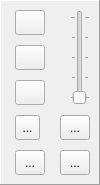
           <widget class="QFrame" name="frame">
            <property name="sizePolicy">
             <sizepolicy hsizetype="Fixed" vsizetype="Fixed">
              <horstretch>0</horstretch>
              <verstretch>0</verstretch>
             </sizepolicy>
            </property>
            <property name="minimumSize">
             <size>
              <width>100</width>
              <height>185</height>
             </size>
            </property>
            <property name="sizeIncrement">
             <size>
              <width>50</width>
              <height>0</height>
             </size>
            </property>
            <property name="layoutDirection">
             <enum>Qt::LeftToRight</enum>
            </property>
            <property name="frameShape">
             <enum>QFrame::Panel</enum>
            </property>
            <property name="frameShadow">
             <enum>QFrame::Raised</enum>
            </property>
            <widget class="QSlider" name="verticalSlider_5">
             <property name="geometry">
              <rect>
               <x>70</x>
               <y>10</y>
               <width>20</width>
               <height>95</height>
              </rect>
             </property>
             <property name="minimum">
              <number>0</number>
             </property>
             <property name="maximum">
              <number>4</number>
             </property>
             <property name="pageStep">
              <number>1</number>
             </property>
             <property name="orientation">
              <enum>Qt::Vertical</enum>
             </property>
             <property name="tickPosition">
              <enum>QSlider::TicksBothSides</enum>
             </property>
             <property name="tickInterval">
              <number>1</number>
             </property>
            </widget>
            <widget class="QToolButton" name="toolButton_4">
             <property name="geometry">
              <rect>
               <x>15</x>
               <y>10</y>
               <width>30</width>
               <height>25</height>
              </rect>
             </property>
             <property name="toolTip">
              <string/>
             </property>
             <property name="toolTipDuration">
              <number>-1</number>
             </property>
             <property name="statusTip">
              <string/>
             </property>
             <property name="text">
              <string/>
             </property>
             <property name="icon">
              <iconset resource="pentagrams.qrc">
               <normaloff>:/Pentagrams/6eba03c7c424f610a974b364d8847053.png</normaloff>:/Pentagrams/6eba03c7c424f610a974b364d8847053.png</iconset>
             </property>
             <property name="iconSize">
              <size>
               <width>24</width>
               <height>22</height>
              </size>
             </property>
            </widget>
            <widget class="QToolButton" name="toolButton_5">
             <property name="geometry">
              <rect>
               <x>15</x>
               <y>45</y>
               <width>30</width>
               <height>25</height>
              </rect>
             </property>
             <property name="minimumSize">
              <size>
               <width>0</width>
               <height>0</height>
              </size>
             </property>
             <property name="text">
              <string/>
             </property>
             <property name="icon">
              <iconset resource="pentagrams.qrc">
               <normaloff>:/Pentagrams/sport_triangle_pool_1525.png</normaloff>:/Pentagrams/sport_triangle_pool_1525.png</iconset>
             </property>
             <property name="iconSize">
              <size>
               <width>30</width>
               <height>25</height>
              </size>
             </property>
            </widget>
            <widget class="QToolButton" name="toolButton_6">
             <property name="geometry">
              <rect>
               <x>15</x>
               <y>80</y>
               <width>30</width>
               <height>25</height>
              </rect>
             </property>
             <property name="text">
              <string/>
             </property>
             <property name="icon">
              <iconset resource="pentagrams.qrc">
               <normaloff>:/Pentagrams/pumpkin_evil_halloween_21550.png</normaloff>:/Pentagrams/pumpkin_evil_halloween_21550.png</iconset>
             </property>
             <property name="iconSize">
              <size>
               <width>30</width>
               <height>25</height>
              </size>
             </property>
            </widget>
            <widget class="QToolButton" name="toolButton_17">
             <property name="geometry">
              <rect>
               <x>15</x>
               <y>115</y>
               <width>25</width>
               <height>25</height>
              </rect>
             </property>
             <property name="text">
              <string>...</string>
             </property>
             <property name="icon">
              <iconset resource="pentagrams.qrc">
               <normaloff>:/Pentagrams/G.jpg</normaloff>:/Pentagrams/G.jpg</iconset>
             </property>
             <property name="iconSize">
              <size>
               <width>35</width>
               <height>25</height>
              </size>
             </property>
            </widget>
            <widget class="QToolButton" name="toolButton_15">
             <property name="geometry">
              <rect>
               <x>60</x>
               <y>115</y>
               <width>30</width>
               <height>25</height>
              </rect>
             </property>
             <property name="text">
              <string>...</string>
             </property>
             <property name="icon">
              <iconset resource="pentagrams.qrc">
               <normaloff>:/Pentagrams/pyramid-3d-512.png</normaloff>:/Pentagrams/pyramid-3d-512.png</iconset>
             </property>
             <property name="iconSize">
              <size>
               <width>30</width>
               <height>25</height>
              </size>
             </property>
            </widget>
            <widget class="QToolButton" name="toolButton_19">
             <property name="geometry">
              <rect>
               <x>15</x>
               <y>150</y>
               <width>30</width>
               <height>25</height>
              </rect>
             </property>
             <property name="text">
              <string>...</string>
             </property>
            </widget>
            <widget class="QToolButton" name="toolButton_20">
             <property name="geometry">
              <rect>
               <x>60</x>
               <y>150</y>
               <width>30</width>
               <height>25</height>
              </rect>
             </property>
             <property name="text">
              <string>...</string>
             </property>
            </widget>
           </widget>
